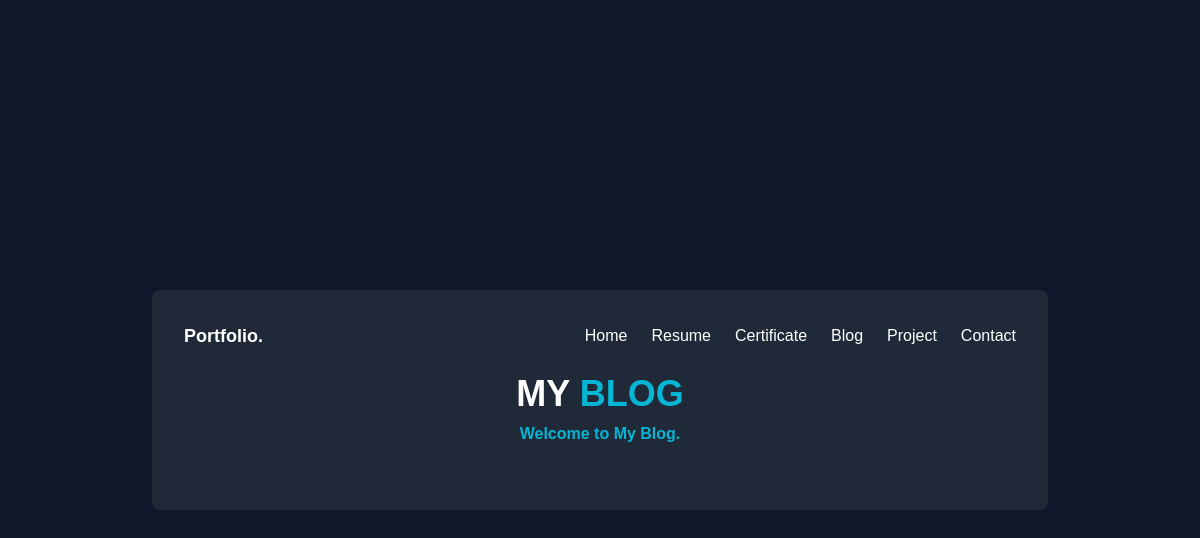
/blog/, run on an earlier commit of the app's database.
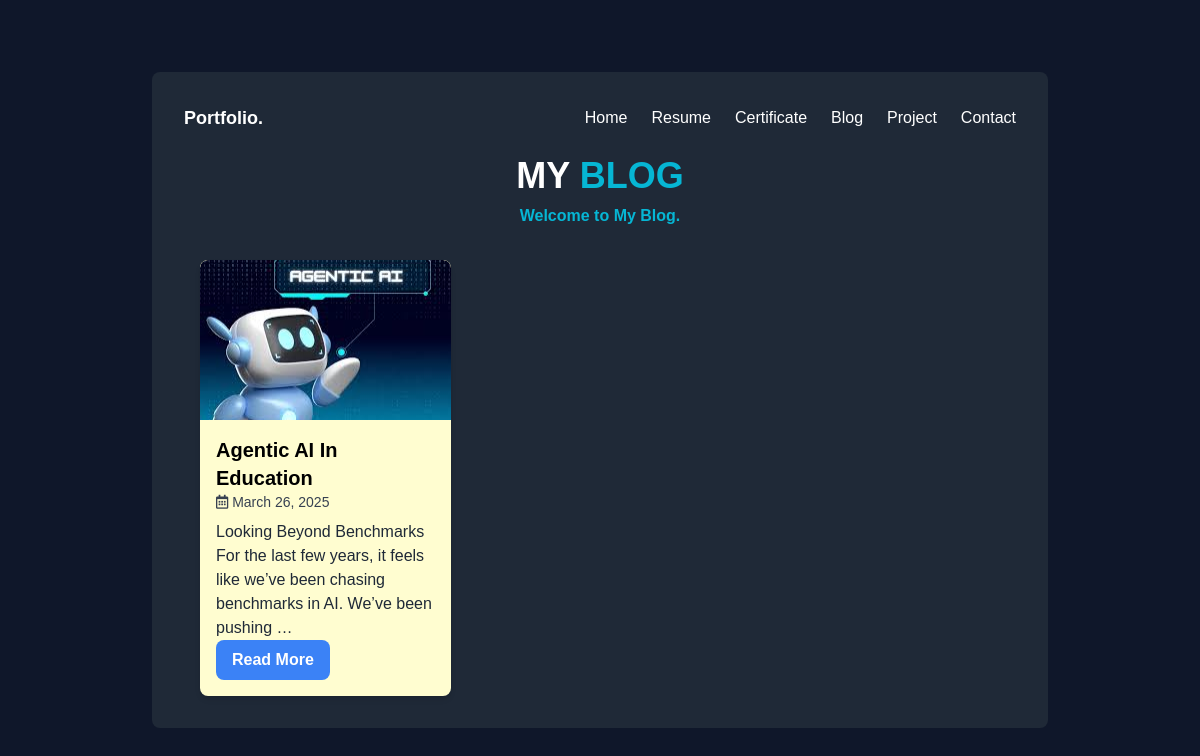
And on a later commit of the database.
### portfolio_app/models.py (models this page shows, shortened)
class BlogPost(models.Model):
    title = models.CharField(max_length=255)
    description = RichTextUploadingField()
    image = models.ImageField(upload_to='blogimage/')
    created_at = models.DateTimeField(auto_now_add=True)

### portfolio_app/views.py (the view)
# urls.py: 2. Add a URL to urlpatterns:  path('blog/', include('blog.urls'))
def blog(request):
    blogs=BlogPost.objects.all()
    return render(request,'blog.html',{'blogs':blogs,})

### portfolio_app/templates/blog.html (shortened to what this page needs)
{% extends "base.html" %}
{% block content %}
<div class="text-center px-4">
    <h1 class="text-4xl font-bold">
        <span class="text-White">MY</span> <span class="text-cyan-500">BLOG</span>
    </h1>
    <p class="mt-2 text-md font-bold text-cyan-500">
        Welcome to My Blog.
    </p>
</div>
<div class="container mx-auto mt-8 px-4">
    <div class="grid grid-cols-1 sm:grid-cols-2 lg:grid-cols-3 gap-6">
        {% for blog in blogs %}
        <div class="bg-[#FFFDD0] text-black rounded-lg overflow-hidden shadow-md hover:shadow-xl flex flex-col h-auto transition-all duration-300">
            <img src="{{ blog.image.url }}" alt="{{ blog.title }}" class="w-full h-40 object-cover rounded-t-lg">
            <div class="p-4 flex flex-col flex-grow">
                <h2 class="text-xl font-bold text-black">{{ blog.title }}</h2>
                <p class="text-sm text-gray-700"><i class="far fa-calendar-alt"></i> {{ blog.created_at|date:"F d, Y" }}</p>
                <div class="mt-2 text-gray-800 flex-grow">
                    {{ blog.description|safe|striptags|truncatewords:20|cut:"\xa0" }}
                </div>
                <div class="mt-auto">
                    <a href="{% url 'blog_detail' blog.title %}" class="inline-block bg-blue-500 text-white font-bold py-2 px-4 rounded-lg hover:bg-cyan-500 hover:text-black hover:rounded-full transition-all duration-300">
                        Read More
                    </a>
                </div>
            </div>
        </div>
        {% endfor %}
    </div>
</div>
{% endblock %}

### portfolio_app/templates/base.html (shortened to what this page needs)
<!DOCTYPE html>
{% load static %}
<html lang="en">
<head>
    <script src="https://cdn.tailwindcss.com"></script>
    <link rel="stylesheet" href="https://cdnjs.cloudflare.com/ajax/libs/font-awesome/5.15.3/css/all.min.css">
</head>
<body class="flex items-center justify-center min-h-screen px-4">
    <div class="bg-gray-800 rounded-lg p-6 sm:p-8 w-full max-w-4xl">
        <nav class="flex flex-wrap justify-between items-center mb-6">
            <div class="text-white text-lg font-bold">Portfolio.</div>
            <ul class="hidden md:flex space-x-6 text-white">
                <li><a href="{% url 'index' %}" class="hover:text-cyan-400">Home</a></li>
                <li><a href="{% url 'resume' %}" class="hover:text-cyan-400">Resume</a></li>
                <li><a href="{% url 'certificate' %}" class="hover:text-cyan-400">Certificate</a></li>
                <li><a href="{% url 'blog' %}" class="hover:text-cyan-400">Blog</a></li>
                <li><a href="#" class="hover:text-cyan-400">Project</a></li>
                <li><a href="{% url 'contact' %}" class="hover:text-cyan-400">Contact</a></li>
            </ul>
        </nav>
        <div>
            {% block content %}{% endblock %}
        </div>
    </div>
</body>
</html>

### portfolio_app/templates/base.html (style rules this page uses)
body { background-color: #0f172a; color: #fff; font-family: 'Arial', sans-serif; }

What changed in the data, as far as the page shows it:
added BlogPost: image (picture), title "Agentic AI In Education", created_at "March 26, 2025", description "Looking Beyond Benchmarks For the last few years, it feels like we’ve been chasing benchmarks in AI. We’ve been pushing …"
